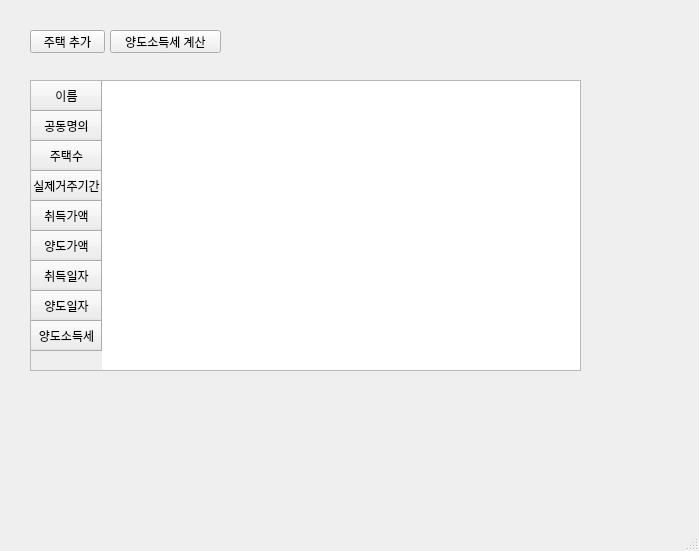
<?xml version="1.0" encoding="UTF-8"?>
<ui version="4.0">
 <class>MainWindow</class>
 <widget class="QMainWindow" name="MainWindow">
  <property name="geometry">
   <rect>
    <x>0</x>
    <y>0</y>
    <width>699</width>
    <height>551</height>
   </rect>
  </property>
  <property name="windowTitle">
   <string>MainWindow</string>
  </property>
  <widget class="QWidget" name="centralwidget">
   <widget class="QPushButton" name="pushButtonCalLand">
    <property name="geometry">
     <rect>
      <x>110</x>
      <y>30</y>
      <width>111</width>
      <height>23</height>
     </rect>
    </property>
    <property name="text">
     <string>양도소득세 계산</string>
    </property>
   </widget>
   <widget class="QPushButton" name="pushButtonAddLand">
    <property name="geometry">
     <rect>
      <x>30</x>
      <y>30</y>
      <width>75</width>
      <height>23</height>
     </rect>
    </property>
    <property name="text">
     <string>주택 추가</string>
    </property>
   </widget>
   <widget class="QTableWidget" name="tableWidget">
    <property name="geometry">
     <rect>
      <x>30</x>
      <y>80</y>
      <width>551</width>
      <height>291</height>
     </rect>
    </property>
    <row>
     <property name="text">
      <string>이름</string>
     </property>
     <property name="textAlignment">
      <set>AlignCenter</set>
     </property>
    </row>
    <row>
     <property name="text">
      <string>공동명의</string>
     </property>
     <property name="textAlignment">
      <set>AlignCenter</set>
     </property>
    </row>
    <row>
     <property name="text">
      <string>주택수</string>
     </property>
     <property name="textAlignment">
      <set>AlignCenter</set>
     </property>
    </row>
    <row>
     <property name="text">
      <string>실제거주기간</string>
     </property>
     <property name="textAlignment">
      <set>AlignCenter</set>
     </property>
    </row>
    <row>
     <property name="text">
      <string>취득가액</string>
     </property>
     <property name="textAlignment">
      <set>AlignCenter</set>
     </property>
    </row>
    <row>
     <property name="text">
      <string>양도가액</string>
     </property>
     <property name="textAlignment">
      <set>AlignCenter</set>
     </property>
    </row>
    <row>
     <property name="text">
      <string>취득일자</string>
     </property>
     <property name="textAlignment">
      <set>AlignCenter</set>
     </property>
    </row>
    <row>
     <property name="text">
      <string>양도일자</string>
     </property>
     <property name="textAlignment">
      <set>AlignCenter</set>
     </property>
    </row>
    <row>
     <property name="text">
      <string>양도소득세</string>
     </property>
     <property name="textAlignment">
      <set>AlignCenter</set>
     </property>
    </row>
   </widget>
  </widget>
  <widget class="QMenuBar" name="menubar">
   <property name="geometry">
    <rect>
     <x>0</x>
     <y>0</y>
     <width>699</width>
     <height>21</height>
    </rect>
   </property>
  </widget>
  <widget class="QStatusBar" name="statusbar"/>
 </widget>
 <resources/>
 <connections/>
</ui>
